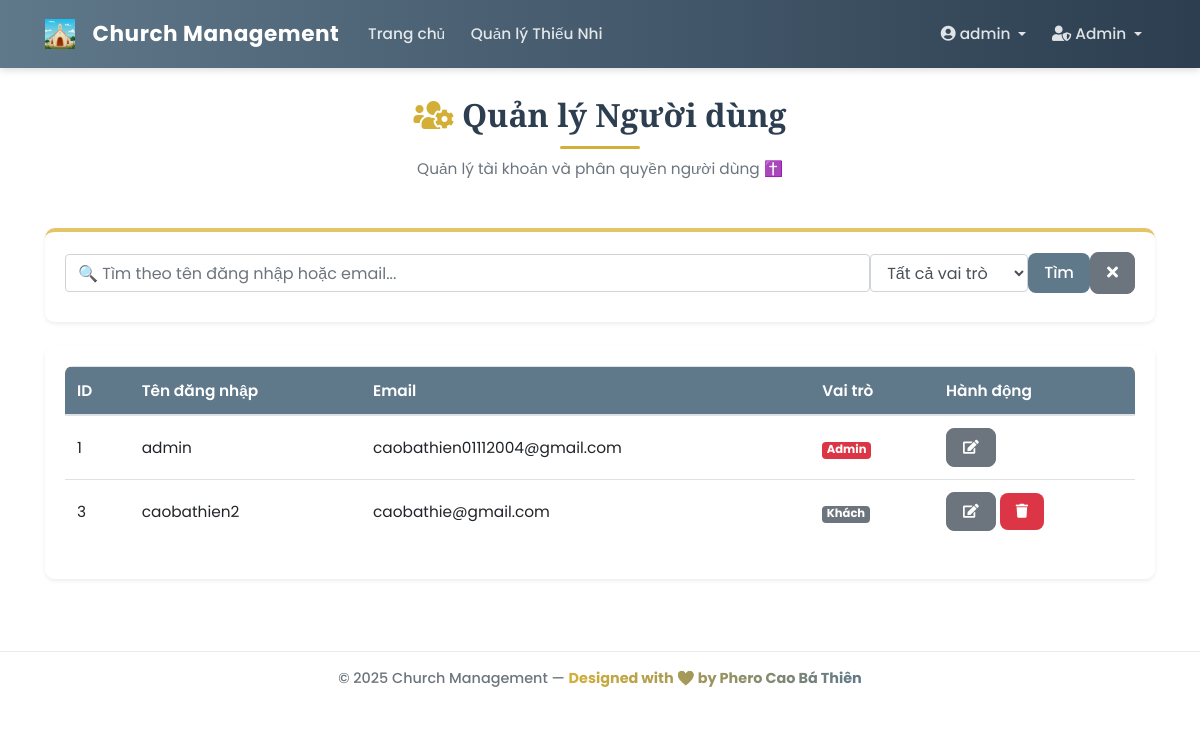
Before: /admin/users (signed in) with the older database file.
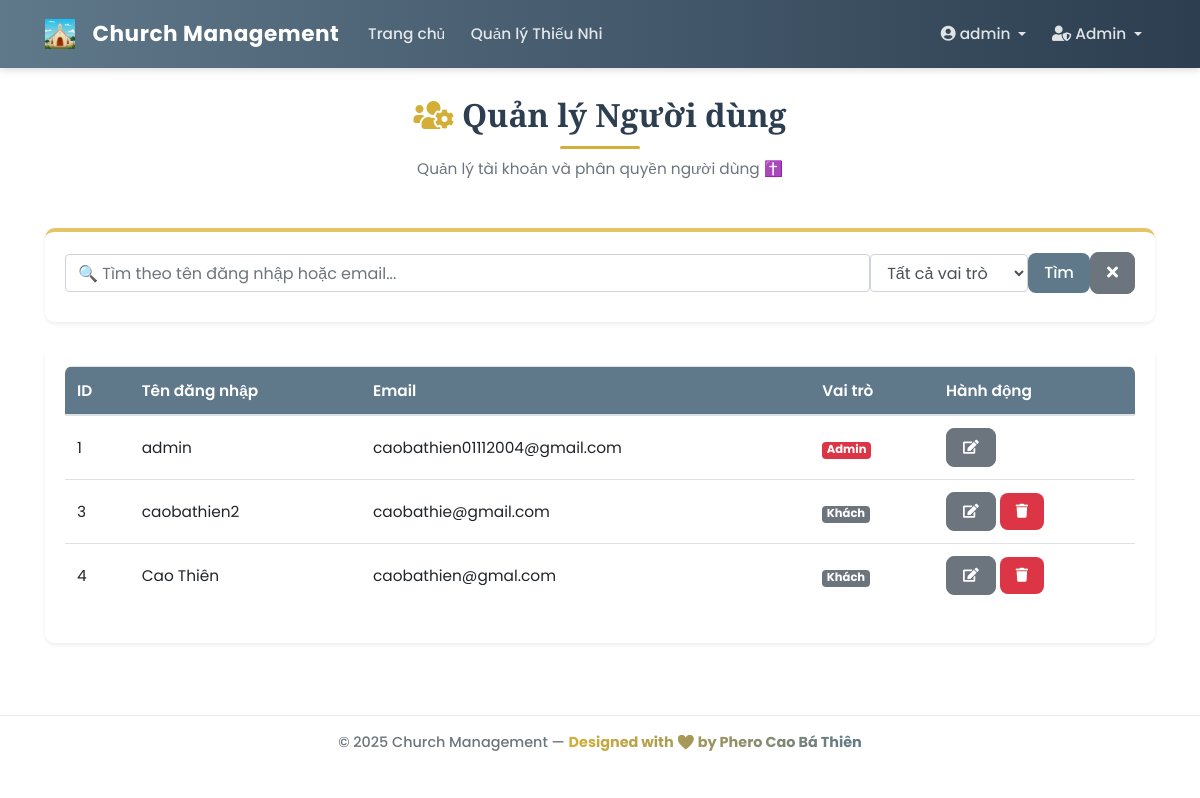
After: the same page with the newer database file.
### app/models/user.py (models this page shows, shortened)
class User(db.Model, UserMixin):
    __tablename__ = 'user'
    id = db.Column(db.Integer, primary_key=True)
    username = db.Column(db.String(20), unique=True, nullable=False)
    email = db.Column(db.String(120), unique=True, nullable=False)
    password_hash = db.Column(db.String(60), nullable=False)
    role = db.Column(db.String(50), nullable=False, default='guest')
    created_at = db.Column(db.DateTime, nullable=False, default=datetime.utcnow)
    profile = db.relationship(
        'UserProfile',
        back_populates='user',
        uselist=False,
        cascade='all, delete-orphan'
    )
    assigned_classes = db.relationship(
        'ClassModel',
        secondary=class_leaders_association,
        back_populates='leaders',
        lazy='dynamic'
    )
    announcements = db.relationship('Announcement', backref='author', lazy=True)
    feedbacks = db.relationship('Feedback', backref='sender', lazy=True)
    @property
    def password(self):
        """Ngăn chặn việc đọc trực tiếp mật khẩu."""
        raise AttributeError('password is not a readable attribute')
    def is_admin(self):
        return self.role == 'admin'

### app/controllers/account_controller.py (the view)
@account_bp.route('/admin/users', methods=['GET', 'POST'])
@login_required
@admin_required
def user_list():
    from app.forms import SearchUserForm
    search_form = SearchUserForm(request.form if request.method == 'POST' else request.args)
    search_term = None
    role_filter = None
    if request.method == 'POST' and 'submit_search' in request.form and search_form.validate():
        search_term = search_form.search_term.data
        role_filter = search_form.role_filter.data
    elif request.method == 'GET':
        search_term = request.args.get('search_term', None)
        role_filter = request.args.get('role_filter', None)
        if search_term:
            search_form.search_term.data = search_term
        if role_filter:
            search_form.role_filter.data = role_filter
    query = User.query
    if search_term:
        search_pattern = f"%{search_term}%"
        query = query.filter(
            (User.username.ilike(search_pattern)) |
            (User.email.ilike(search_pattern))
        )
    if role_filter:
        query = query.filter(User.role == role_filter)
    users = query.all()
    return render_template('admin/user_list.html', title='Quản lý Người dùng', users=users, search_form=search_form)

### app/forms.py
class SearchUserForm(FlaskForm):
    search_term = StringField('Tìm kiếm (Tên đăng nhập hoặc Email)', validators=[Optional()])
    role_filter = SelectField('Lọc theo vai trò', choices=[
        ('', 'Tất cả vai trò'),
        ('guest', 'Khách'),
        ('huynh_truong', 'Huynh Trưởng'),
        ('du_truong', 'Dự Trưởng'),
        ('admin', 'Admin')
    ], validators=[Optional()], default='')
    submit_search = SubmitField('Tìm')

### app/models/user.py (called while the page is built)
@login_manager.user_loader
def load_user(user_id):
    return User.query.get(int(user_id))

### app/templates/admin/user_list.html (shortened to what this page needs)
{% extends "base.html" %}
{% block content %}
<link rel="stylesheet" href="{{ url_for('static', filename='css/student_list.css') }}">
<div class="page-header text-center mb-5">
    <h1 class="page-title"><i class="fas fa-users-cog text-gold me-2"></i> Quản lý Người dùng</h1>
    <p class="text-muted">Quản lý tài khoản và phân quyền người dùng ✝️</p>
</div>
<div class="card shadow-sm mb-4 search-filter-card">
    <div class="card-body">
        {% if search_form %}
        <form method="POST" action="{{ url_for('account.user_list') }}" class="form-inline flex-wrap">
            <div class="form-group flex-grow-1 mb-2 me-2">
                {{ search_form.search_term(class="form-control w-100", placeholder="🔍 Tìm theo tên đăng nhập hoặc email...") }}
            </div>
            <div class="form-group mb-2 me-2">
                {{ search_form.role_filter(class="form-control") }}
            </div>
            {{ search_form.submit_search(class="btn btn-primary mb-2 me-2") }}
            <a href="{{ url_for('account.user_list') }}" class="btn btn-secondary mb-2" title="Xóa bộ lọc">
                <i class="fas fa-times"></i>
            </a>
        </form>
        {% else %}
        <p class="text-muted">Form tìm kiếm không khả dụng.</p>
        {% endif %}
    </div>
</div>
<div class="card shadow-sm">
    <div class="card-body">
        <div class="table-responsive">
            <table class="table table-hover align-middle">
                <thead class="table-gold">
                    <tr>
                        <th>ID</th>
                        <th>Tên đăng nhập</th>
                        <th>Email</th>
                        <th>Vai trò</th>
                        <th>Hành động</th>
                    </tr>
                </thead>
                <tbody>
                    {% for user in users %}
                    <tr>
                        <td>{{ user.id }}</td>
                        <td>{{ user.username }}</td>
                        <td>{{ user.email }}</td>
                        <td>
                            <span class="badge badge-{% if user.role == 'admin' %}danger{% elif user.role == 'huynh_truong' %}primary{% elif user.role == 'du_truong' %}info{% else %}secondary{% endif %}">
                                {% if user.role == 'huynh_truong' %}Huynh Trưởng
                                {% elif user.role == 'du_truong' %}Dự Trưởng
                                {% elif user.role == 'admin' %}Admin
                                {% else %}Khách{% endif %}
                            </span>
                        </td>
                        <td>
                            <a href="{{ url_for('account.edit_user', user_id=user.id) }}" class="btn btn-secondary btn-sm" title="Sửa"><i class="fas fa-edit"></i></a>
                            {% if user.id != current_user.id %}
                            <form action="{{ url_for('account.delete_user', user_id=user.id) }}" method="POST" class="d-inline" onsubmit="return confirm('Bạn có chắc chắn muốn xóa người dùng "{{ user.username }}"?');">
                                <button type="submit" class="btn btn-danger btn-sm" title="Xóa">
                                    <i class="fas fa-trash"></i>
                                </button>
                            </form>
                            {% endif %}
                        </td>
                    </tr>
                    {% else %}
                    <tr>
                        <td colspan="5" class="text-center text-muted py-4">
                            ⛪ Không có người dùng nào.
                        </td>
                    </tr>
                    {% endfor %}
                </tbody>
            </table>
        </div>
    </div>
</div>
{% endblock content %}

### app/templates/base.html (shortened to what this page needs)
<!DOCTYPE html>
<html lang="vi">
<head>
    <link rel="stylesheet" href="https://stackpath.bootstrapcdn.com/bootstrap/4.5.2/css/bootstrap.min.css">
    <link rel="stylesheet" href="https://cdnjs.cloudflare.com/ajax/libs/font-awesome/5.15.3/css/all.min.css">
    <link rel="stylesheet" href="{{ url_for('static', filename='css/style.css') }}">
</head>
<body>
    <header class="site-header">
        <nav class="navbar navbar-expand-lg navbar-dark custom-navbar fixed-top">
            <div class="container">
                <a class="navbar-brand d-flex align-items-center" href="{{ url_for('main_routes.home') }}">
                <img src="{{ url_for('static', filename='img/Church.png') }}" alt="Church" class="Church mr-2" style="height: 30px; width: auto;">
                <span class="brand-text">Church Management</span>
            </a>
                <div class="collapse navbar-collapse" id="navbarToggle">
                    <ul class="navbar-nav mr-auto">
                        {% if current_user.is_authenticated %}
                            <li class="nav-item"><a class="nav-link" href="{{ url_for('main_routes.home') }}">Trang chủ</a></li>
                            <li class="nav-item"><a class="nav-link" href="{{ url_for('student.list_students') }}">Quản lý Thiếu Nhi</a></li>
                        {% endif %}
                    </ul>
                    <ul class="navbar-nav ml-auto">
                        {% if current_user.is_authenticated %}
                            <li class="nav-item dropdown">
                                <a class="nav-link dropdown-toggle" href="#" id="accountDropdown" data-toggle="dropdown">
                                    <i class="fas fa-user-circle"></i> {{ current_user.username }}
                                </a>
                            </li>
                            {% if current_user.role == 'admin' %}
                            <li class="nav-item dropdown">
                                <a class="nav-link dropdown-toggle" href="#" id="adminDropdown" data-toggle="dropdown">
                                    <i class="fas fa-user-shield"></i> Admin
                                </a>
                            </li>
                            {% endif %}
                        {% else %}
                            <li class="nav-item"><a class="nav-link" href="{{ url_for('auth.login') }}">Đăng nhập</a></li>
                            <li class="nav-item"><a class="nav-link" href="{{ url_for('auth.register') }}">Đăng ký</a></li>
                        {% endif %}
                    </ul>
                </div>
            </div>
        </nav>
    </header>
    <main class="main-content container mt-5 pt-5">
        {% block content %}{% endblock %}
    </main>
    <footer class="footer py-3 mt-5">
        <div class="container text-center">
            <p class="mb-0">© 2025 Church Management — <span class="text-gradient">Designed with ❤️ by Phero Cao Bá Thiên</span></p>
        </div>
    </footer>
</body>
</html>

Changed rows visible on the page:
added User: id "4", username "Cao Thiên", email "caobathien@gmal.com", role "Khách"
